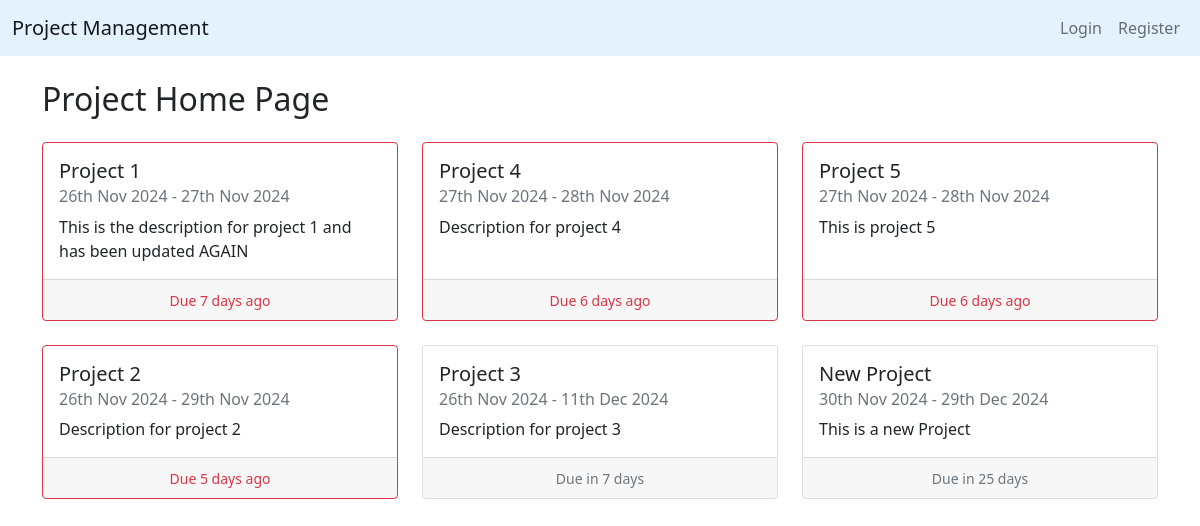
The app's page /, older data.
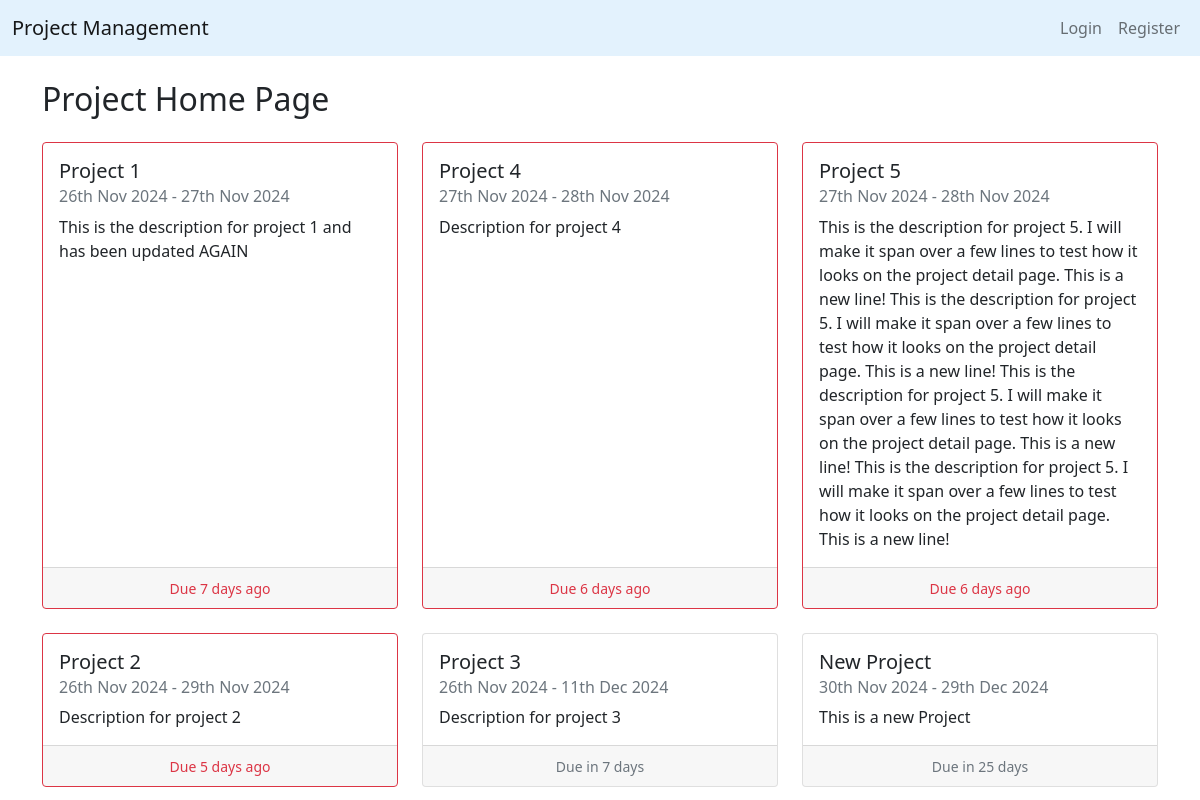
The same page, newer data.
### projects/models.py (models this page shows, shortened)
class Project(models.Model):
    STATUS_CHOICES = [
        ('Not Started', 'Not Started'),
        ('In Progress', 'In Progress'),
        ('Completed', 'Completed'),
    ]
    name = models.CharField(max_length=200)
    description = models.TextField()
    created_by = models.ForeignKey(User, on_delete=models.CASCADE)
    start_date = models.DateField(default=date.today)
    end_date = models.DateField(default= date.today() + timedelta(1))
    completion_date = models.DateField(null=True)
    team_members = models.ManyToManyField(User, related_name='projects')
    status = models.CharField(max_length=50, choices=STATUS_CHOICES, default='Not Started')

### projects/views.py (the view)
# urls.py: path('', ProjectListView.as_view(), name='project-home'),
class ProjectListView(ListView):
    model = Project
    template_name = 'projects/home.html'
    context_object_name = 'projects'
    ordering = ['end_date'] # Order projects by end date, showing those due to end soon first
    def get_context_data(self, **kwargs):
        context = super().get_context_data(**kwargs)
        today = timezone.now().date()
        for project in context['projects']:
            remaining_days = (project.end_date - today).days
            if remaining_days == 0:
                project.remaining_message = 'Due Today'
                project.is_overdue = False
            elif remaining_days < 0:
                project.remaining_message = f'Due {-remaining_days} days ago'
                project.is_overdue = True
            else:
                project.remaining_message = f'Due in {remaining_days} days'
                project.is_overdue = False
        return context

### projects/templates/projects/home.html
{% extends "projects/base.html" %}
{% block content %}
    <div class="container">
        <h2 class="my-4">Project Home Page</h2>
        <div class="row row-cols-1 row-cols-md-3 g-4">
            {% for project in projects %}
                <div class="col">
                    <a href="{% url 'project-detail' project.id %}" class="text-decoration-none text-dark">
                        <div class="card {% if project.is_overdue %}border-danger{% endif %} h-100">
                            <div class="card-body">
                                <h5 class="card-title">{{ project.name }}</h5>
                                <h6 class="card-subtitle mb-2 text-muted">
                                    {{ project.start_date|date:'dS M Y' }} - {{ project.end_date|date:'dS M Y' }}
                                </h6>
                                <p class="card-text">{{ project.description }}</p>
                            </div>
                            <div class="card-footer text-center">
                                {% if project.remaining_message %}
                                    <small class="{% if project.is_overdue %}text-danger{% else %}text-muted{% endif %}">{{ project.remaining_message }}</small>
                                {% endif %}
                            </div>
                        </div>
                    </a>
                </div>
            {% endfor %}
        </div>
    </div>
{% endblock content %}

Row changes from the older to the newer data that the page shows:
changed Project "Project 5": description "This is project 5" → "This is the description for project 5. I will make it span over a few lines to test how it looks on the project detail page. This is a new line! This is the description for project 5. I will make it span over a few lines to test how it looks on the project detail page. This is a new line! This is the description for project 5. I will make it span over a few lines to test how it looks on the project detail page. This is a new line! This is the description for project 5. I will make it span over a few lines to test how it looks on the project detail page. This is a new line!"
